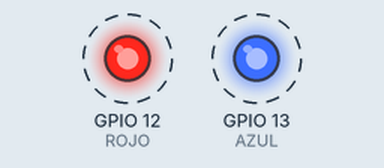
Simulated run of this sketch. Board: ESP32. Parts: output pins drawn as LEDs (lit = HIGH). Dashed ring = blinking.

Above: at 0.15 s.
Timing chart, 0 to 4.6 s (numbered marks = the images above):
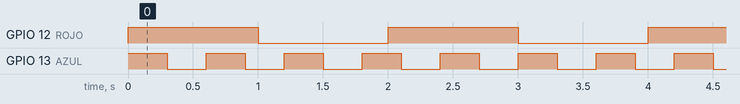

The sketch:

98_multihilo_alfonso.ino
```cpp
//Definicion de los LED
#define ROJO 12
#define AZUL 13

TaskHandle_t Tarea0; //Tarea0 parpadeo LED 300 milisegundos
TaskHandle_t Tarea1; //Tarea1 parpadeo LED 1 Segundo

void loop0(void *parameter);
void loop1(void *parameter);

void setup() {
  // put your setup code here, to run once:
  xTaskCreatePinnedToCore(loop0, "Tarea_0", 1000, NULL, 1, &Tarea0, 0);
  xTaskCreatePinnedToCore(loop1, "Tarea_1", 1000, NULL, 1, &Tarea1, 1);
  pinMode(ROJO, OUTPUT);
  pinMode(AZUL, OUTPUT);
}

void loop() {
  // put your main code here, to run repeatedly:
}

void loop0(void *parameter) {
  //Tarea0 parpadeo LED 300 milisegundos
  while (true) {
    digitalWrite(AZUL, HIGH);
    delay(300);
    digitalWrite(AZUL, LOW);
    delay(300);
  }
}
void loop1(void *parameter) {
  // Tarea1 parpadeo LED 1 Segundo
  while (true) {
    digitalWrite(ROJO, HIGH);
    delay(1000);
    digitalWrite(ROJO, LOW);
    delay(1000);
  }
}
```

Measured:
- by itself, GPIO 12 (ROJO): alternates HIGH for 1.0 s and LOW for 1.0 s
- by itself, GPIO 13 (AZUL): alternates HIGH for 0.30 s and LOW for 0.30 s
- by itself, everything shown: repeats every 6.0 s, in 24 steps
